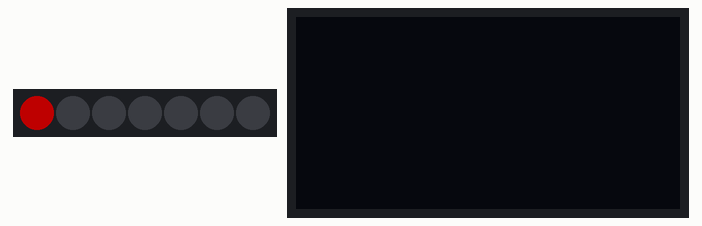
A sketch run on a simulated ESP8266 (NodeMCU). Parts: 7 RGB LEDs in strip order, left to right, 128×64 one-colour display. Dim RGB values are drawn brighter than linear; WiFi joins after 1.5 s; servers stay silent unless stated; what the sketch prints to the serial monitor is not drawn.

Above: at 0.11 s.
At 0.51 s:
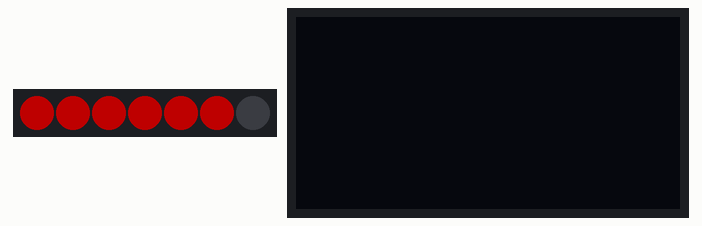
At 0.91 s:
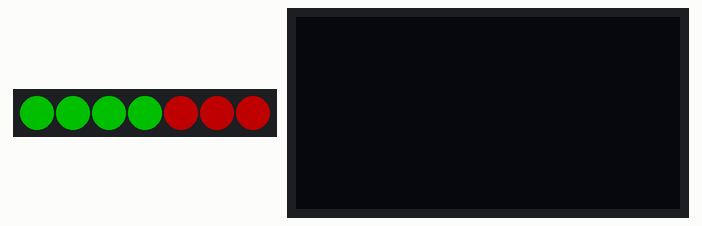
At 1.31 s:
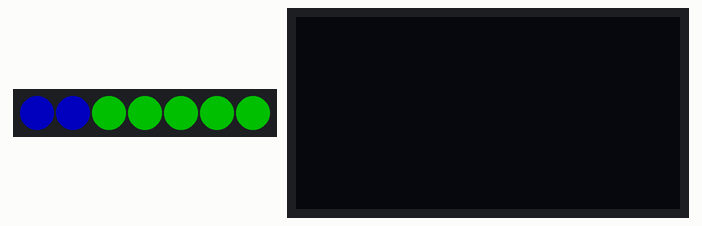
At 1.8 s:
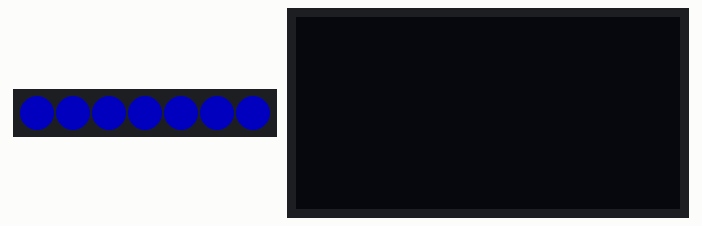
At 3.5 s:
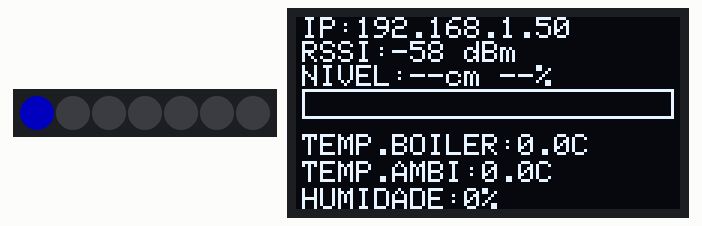
Timing chart, 0 to 5.0 s (numbered marks = the images above):
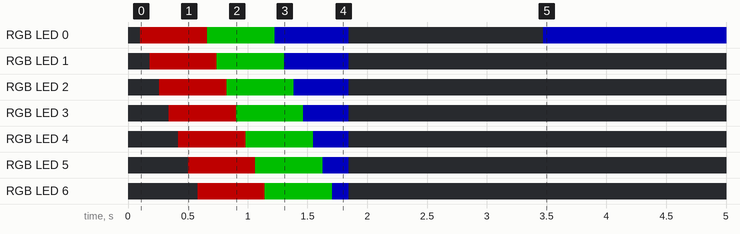

Measured:
- by itself, RGB LED 0: off → RGB(80, 0, 0) at 0.10 s, → RGB(0, 80, 0) 0.56 s later, → RGB(0, 0, 80) 0.56 s later, → off 0.62 s later, … (5 changes in this stretch)

The sketch:

Monitor_Remoto.ino
```cpp
#include <ESP8266WiFi.h>
#include <ESP8266HTTPClient.h>
#include <Wire.h>
#include <Adafruit_GFX.h>
#include <Adafruit_SSD1306.h>
#include <ArduinoJson.h>
#include <NeoPixelBus.h>
#include "config.h"

// ================= CONFIGURACAO =================
const unsigned long INTERVALO_ATUALIZACAO = 60000;

// ================= LEDS WS2812B =================
#define LED_PIN D5
#define NUM_LEDS 7

NeoPixelBus<NeoGrbFeature, NeoEsp8266BitBang800KbpsMethod> leds(NUM_LEDS, LED_PIN);

// ================= DISPLAY =================
#define SCREEN_WIDTH 128
#define SCREEN_HEIGHT 64
#define OLED_RESET -1
#define OLED_ADDR 0x3C

Adafruit_SSD1306 display(SCREEN_WIDTH, SCREEN_HEIGHT, &Wire, OLED_RESET);

// ================= DADOS RECEBIDOS =================
float nivel = 0;
float porcentagem = 0;
float temperatura = 0;
float umidade = 0;
float tempBoiler = 0;
bool releEstado = false;
bool dadosRecebidos = false;
unsigned long ultimaBusca = 0;

RgbColor corNivel(float pct) {
  pct = constrain(pct, 0.0f, 100.0f);

  if (pct < 30.0f) {
    return RgbColor(120, 0, 0);
  }
  if (pct < 70.0f) {
    return RgbColor(120, 70, 0);
  }
  return RgbColor(0, 120, 0);
}

void atualizarLEDs() {
  leds.ClearTo(RgbColor(0, 0, 0));

  if (!dadosRecebidos) {
    leds.SetPixelColor(0, RgbColor(0, 0, 80));
    leds.Show();
    return;
  }

  int ledsAcesos = map((int)constrain(porcentagem, 0.0f, 100.0f), 0, 100, 0, NUM_LEDS);
  ledsAcesos = constrain(ledsAcesos, 0, NUM_LEDS);

  RgbColor cor = corNivel(porcentagem);
  for (int i = 0; i < ledsAcesos; i++) {
    leds.SetPixelColor(i, cor);
  }

  leds.Show();
}

void testarLEDs() {
  leds.ClearTo(RgbColor(0, 0, 0));
  leds.Show();
  delay(100);

  for (int i = 0; i < NUM_LEDS; i++) {
    leds.SetPixelColor(i, RgbColor(80, 0, 0));
    leds.Show();
    delay(80);
    yield();
  }

  for (int i = 0; i < NUM_LEDS; i++) {
    leds.SetPixelColor(i, RgbColor(0, 80, 0));
    leds.Show();
    delay(80);
    yield();
  }

  for (int i = 0; i < NUM_LEDS; i++) {
    leds.SetPixelColor(i, RgbColor(0, 0, 80));
    leds.Show();
    delay(80);
    yield();
  }

  leds.ClearTo(RgbColor(0, 0, 0));
  leds.Show();
}

void mostrarMensagem(const char* linha1, const char* linha2 = "") {
  display.clearDisplay();
  display.setTextSize(1);
  display.setTextColor(SSD1306_WHITE);
  display.setCursor(0, 12);
  display.println(linha1);
  display.setCursor(0, 28);
  display.println(linha2);
  display.display();
}

void atualizarDisplay() {
  display.clearDisplay();
  display.setTextSize(1);
  display.setTextColor(SSD1306_WHITE);

  display.setCursor(2, 0);
  display.print("IP:");
  display.print(WiFi.localIP());

  display.setCursor(2, 8);
  if (WiFi.status() == WL_CONNECTED) {
    display.printf("RSSI:%3d dBm", WiFi.RSSI());
  } else {
    display.print("SEM CONEXAO WIFI");
  }

  display.setCursor(2, 16);
  if (dadosRecebidos) {
    display.printf("NIVEL:%0.fcm %0.f%%", nivel, porcentagem);
  } else {
    display.print("NIVEL:--cm --%");
  }

  const int barraY = 24;
  display.drawRect(2, barraY, 124, 10, SSD1306_WHITE);
  const int largura = map((int)constrain(porcentagem, 0, 100), 0, 100, 0, 122);
  display.fillRect(3, barraY + 1, largura, 8, SSD1306_WHITE);

  display.setCursor(2, 39);
  display.printf("TEMP.BOILER:%0.1fC", tempBoiler);

  display.setCursor(2, 48);
  display.printf("TEMP.AMBI:%0.1fC", temperatura);

  display.setCursor(2, 57);
  display.printf("HUMIDADE:%0.f%%", umidade);

  display.display();
}

bool buscarDadosDoServidor() {
  if (WiFi.status() != WL_CONNECTED) {
    return false;
  }

  WiFiClient client;
  HTTPClient http;
  String url = "http://" + String(IP_SERVIDOR) + "/data";

  Serial.println("Buscando: " + url);
  if (!http.begin(client, url)) {
    return false;
  }

  int codigoHttp = http.GET();
  if (codigoHttp != HTTP_CODE_OK) {
    Serial.printf("Servidor respondeu HTTP %d\n", codigoHttp);
    http.end();
    return false;
  }

  String resposta = http.getString();
  http.end();

  JsonDocument doc;
  DeserializationError erro = deserializeJson(doc, resposta);
  if (erro) {
    Serial.print("JSON invalido: ");
    Serial.println(erro.c_str());
    return false;
  }

  nivel = doc["nivel_cm"] | 0.0f;
  porcentagem = doc["nivel_porcent"] | 0.0f;
  temperatura = doc["temp"] | 0.0f;
  umidade = doc["hum"] | 0.0f;
  tempBoiler = doc["temp_boiler"] | 0.0f;
  releEstado = doc["rele_on"] | false;
  dadosRecebidos = true;
  atualizarLEDs();

  Serial.printf("Nivel: %.1f cm (%.1f%%) | Ambiente: %.1f C | Umidade: %.0f%% | Boiler: %.1f C | Rele: %s\n",
                nivel, porcentagem, temperatura, umidade, tempBoiler, releEstado ? "ON" : "OFF");
  return true;
}

void conectarWiFi() {
  WiFi.mode(WIFI_STA);
  WiFi.begin(SSID, PASSWORD);
  mostrarMensagem("CONECTANDO WIFI...");

  while (WiFi.status() != WL_CONNECTED) {
    delay(400);
    Serial.print(".");
  }

  Serial.println();
  Serial.print("Monitor conectado. IP: ");
  Serial.println(WiFi.localIP());
}

void setup() {
  Serial.begin(115200);
  Wire.begin(D2, D1);

  leds.Begin();
  leds.ClearTo(RgbColor(0, 0, 0));
  leds.Show();
  testarLEDs();

  if (!display.begin(SSD1306_SWITCHCAPVCC, OLED_ADDR)) {
    Serial.println("OLED nao encontrado");
    while (true) {
      yield();
    }
  }

  conectarWiFi();
  atualizarDisplay();
  atualizarLEDs();
}

void loop() {
  if (millis() - ultimaBusca >= INTERVALO_ATUALIZACAO || ultimaBusca == 0) {
    if (!buscarDadosDoServidor()) {
      Serial.println("Nao foi possivel atualizar os dados do servidor.");
    }
    atualizarDisplay();
    atualizarLEDs();
    ultimaBusca = millis();
  }

  yield();
}
```

config.example.h
```cpp
#pragma once

const char* SSID = "NOME_DA_REDE_WIFI";
const char* PASSWORD = "SENHA_DA_REDE_WIFI";
const char* IP_SERVIDOR = "192.168.1.100";
```
